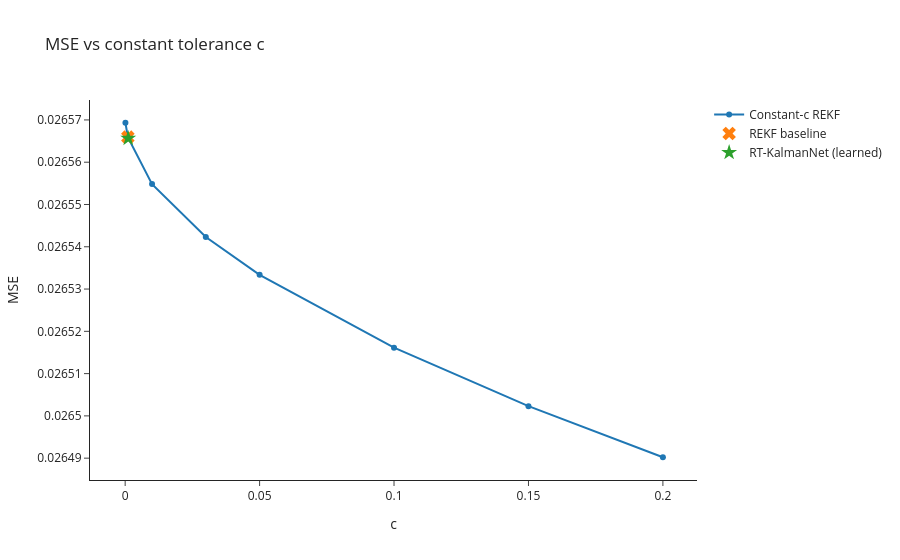

The notebook cell this image was saved under:
### Code cell
# ===== CONSTANT-c SENSITIVITY SWEEP =====
c_grid = [1e-4, 1e-3, 1e-2, 0.03, 0.05, 0.1, 0.15, 0.2]
sweep_mse = []
for c_grid_val in c_grid:
    res = eval_rekf(sys_model, test_inputs, test_targets, c_grid_val, SELECTED_MODEL)
    sweep_mse.append(res["mse_seq"].mean())

learned_c_mean = float(res_rtk_learned["ct_all"].mean())
best_idx = int(np.argmin(sweep_mse))

print("=== CONSTANT-c SENSITIVITY SWEEP ===")
for cv, m in zip(c_grid, sweep_mse):
    print(f"c={cv:.5f}  MSE={m:.6f}")
print(f"\nBest constant c in sweep: {c_grid[best_idx]:.5f}  (MSE={sweep_mse[best_idx]:.6f})")
print(f"REKF baseline c={c:.5f}  MSE={res_rekf['mse_seq'].mean():.6f}")
print(f"RT-KalmanNet learned mean c={learned_c_mean:.5f}  MSE={res_rtk_learned['mse_seq'].mean():.6f}")

fig_sweep = go.Figure()
fig_sweep.add_trace(go.Scatter(x=c_grid, y=sweep_mse, name="Constant-c REKF", mode="lines+markers"))
fig_sweep.add_trace(go.Scatter(x=[c], y=[res_rekf["mse_seq"].mean()], name="REKF baseline",
                                mode="markers", marker=dict(size=12, symbol="x")))
fig_sweep.add_trace(go.Scatter(x=[learned_c_mean], y=[res_rtk_learned["mse_seq"].mean()],
                                name="RT-KalmanNet (learned)", mode="markers", marker=dict(size=12, symbol="star")))
fig_sweep.update_layout(title="MSE vs constant tolerance c", xaxis_title="c", yaxis_title="MSE",
                         template="simple_white")
fig_sweep.show()

### Figure 1 — Plotly figure (JSON) as saved in the notebook; plotly's stock layout.template omitted (floating-point values rounded to 4 significant figures)
{"data": [{"mode": "lines+markers", "name": "Constant-c REKF", "type": "scatter", "x": [0.0001, 0.001, 0.01, 0.03, 0.05, 0.1, 0.15, 0.2], "y": [0.02657, 0.02657, 0.02655, 0.02654, 0.02653, 0.02652, 0.0265, 0.02649]}, {"marker": {"size": 12, "symbol": "x"}, "mode": "markers", "name": "REKF baseline", "type": "scatter", "x": [0.001], "y": [0.02657]}, {"marker": {"size": 12, "symbol": "star"}, "mode": "markers", "name": "RT-KalmanNet (learned)", "type": "scatter", "x": [0.001143], "y": [0.02657]}], "layout": {"title": {"text": "MSE vs constant tolerance c"}, "xaxis": {"title": {"text": "c"}}, "yaxis": {"title": {"text": "MSE"}}}}
